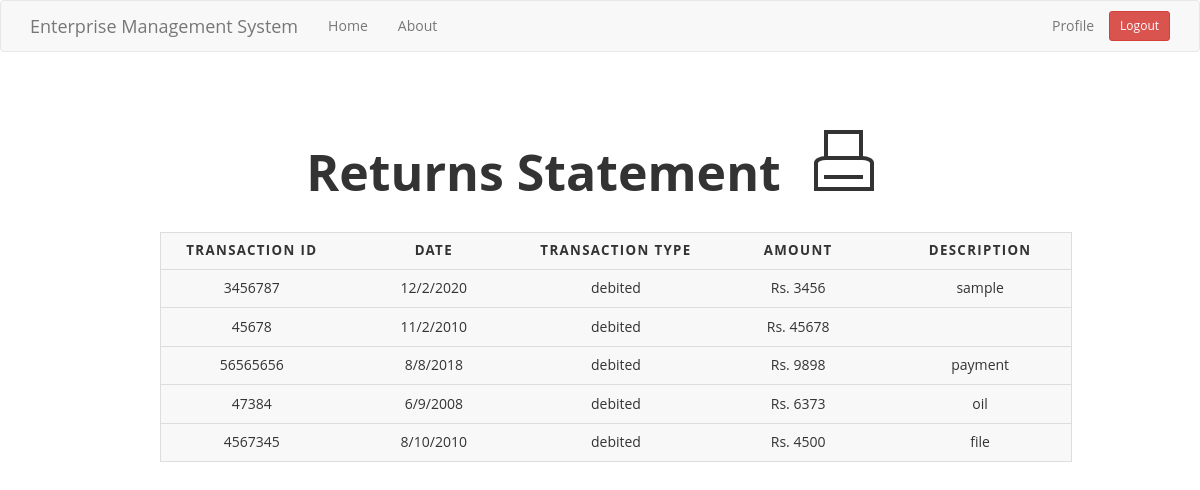
/get_returns (signed in), run on an earlier commit of the app's database.
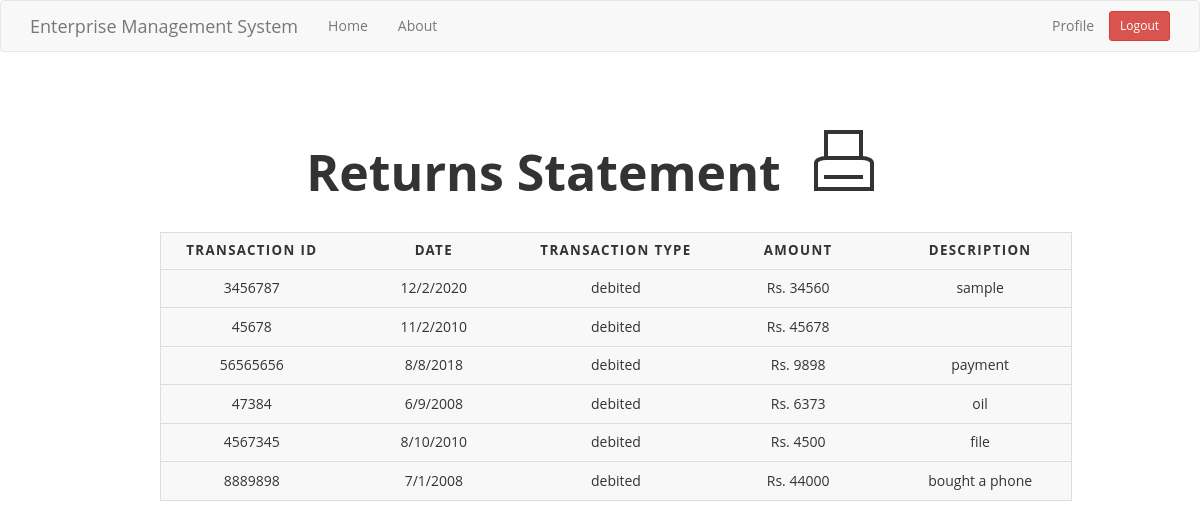
And on a later commit of the database.
### app/models.py (models this page shows, shortened)
class Transaction(db.Model):
    id = db.Column(db.Integer,primary_key=True)
    tr_id = db.Column(db.Integer)
    date = db.Column(db.String(64))
    description = db.Column(db.String(140))
    tr_type = db.Column(db.String(64))
    amount = db.Column(db.Integer)
    valid = db.Column(db.Boolean, default=False)
    user_id = db.Column(db.Integer,db.ForeignKey('user.id'))
    comment = db.relationship('Comment',backref='comment_of',lazy='dynamic')
    document = db.relationship('Document',backref='document_of',lazy='dynamic')

### app/routes.py (the view)
@app.route('/get_returns')
@login_required
def get_returns():
    transactions = Transaction.query.filter_by(user_id=current_user.id)
    return render_template('returns.html',title='Returns',transaction=transactions)

### app/models.py (called while the page is built)
@login.user_loader
def load_user(id):
    return User.query.get(int(id))

### app/routes.py (called while the page is built)
@app.before_request
def before_request():
    if current_user.is_authenticated:
        current_user.last_seen = datetime.utcnow()
        db.session.commit()

### app/templates/returns.html (shortened to what this page needs)
{% extends "base.html" %}
{% block app_content %}
  <p style="text-align: center; font-size: 50px; margin-top: 50px;"><b>Returns Statement</b> <button class="print-button" onclick="print()"><span class="print-icon"></span></button></p>
<table style="margin-left: 130px;">
  <thead>
    <tr>
      <th scope="col">Transaction ID</th>
      <th scope="col">Date</th>
      <th scope="col">Transaction Type</th>
      <th scope="col">Amount</th>
      <th scope="col">Description</th>
    </tr>
  </thead>
  <tbody>
  	{% for po in transaction %}
    <tr>
    	<td>{{ po.tr_id }}</td>
        <td>{{ po.date }}</td>
        <td>{{ po.tr_type }}</td>
        <td>Rs. {{ po.amount }}</td>
        <td>{{ po.description }}</td>
    </tr>
    {% endfor %}
  </tbody>
</table>
{% endblock %}

What changed in the data, as far as the page shows it:
changed Transaction "sample": amount "3456" → "34560"
added Transaction: tr_id "8889898", date "7/1/2008", tr_type "debited", amount "44000", description "bought a phone"
